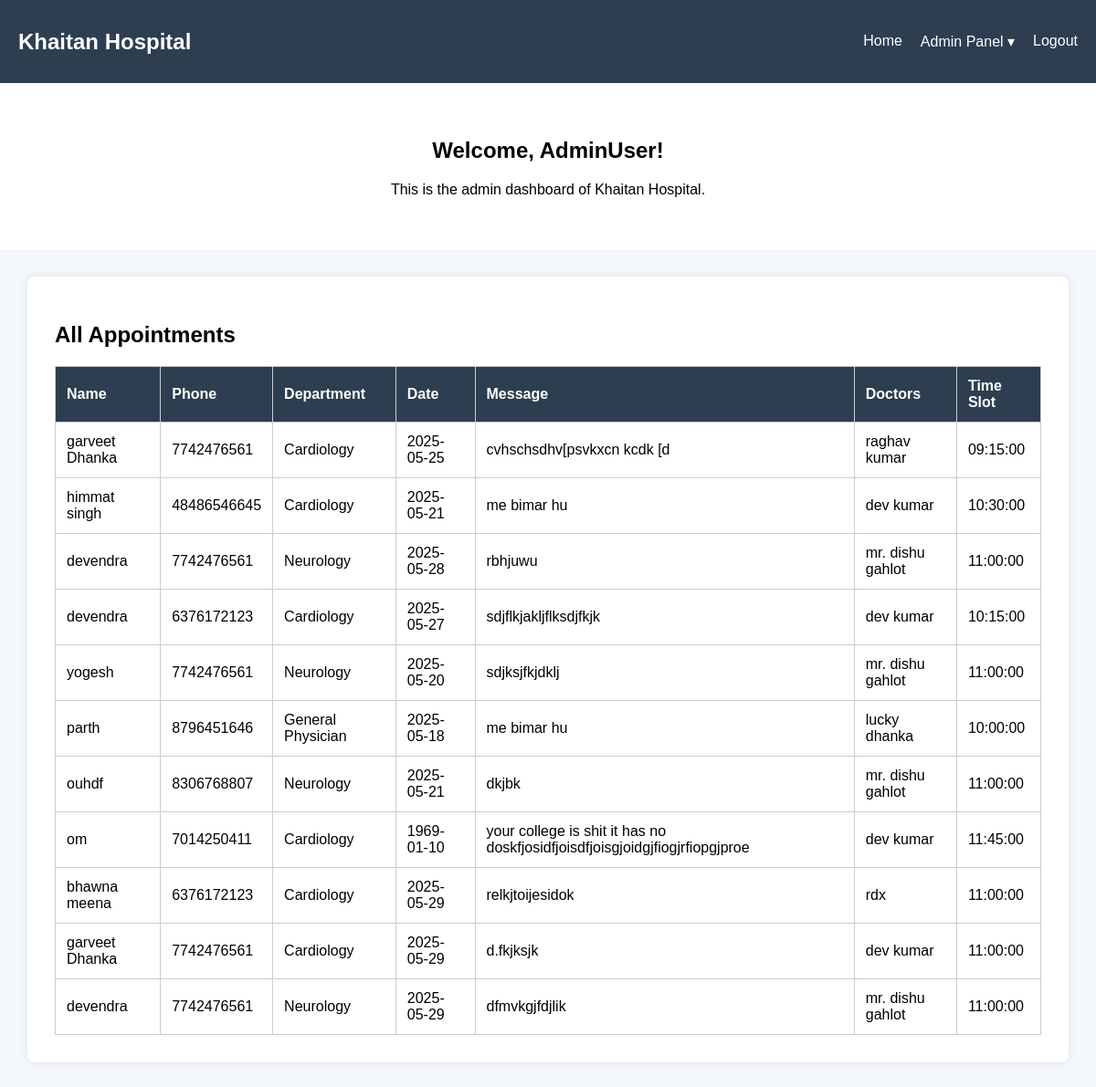
The page /adminpannel.php on the database its author committed.
### tables this page shows
CREATE TABLE `appointment` (
  `id` int(11) NOT NULL,
  `name` varchar(100) DEFAULT NULL,
  `phone` varchar(15) DEFAULT NULL,
  `department` varchar(100) DEFAULT NULL,
  `doctor` varchar(100) DEFAULT NULL,
  `slot_time` time DEFAULT NULL,
  `date` date DEFAULT NULL,
  `message` text DEFAULT NULL
);

### adminpannel.php (the view, shortened to what this page needs)
<?php
$conn = mysqli_connect("localhost", "root", "", "hospital_db");
?>
<!DOCTYPE html>
<html lang="en">
<head>
</head>
<body>
<header class="header">
  <div class="logo">Khaitan Hospital</div>
  <nav>
    <ul class="nav-list">
      <li><a href="#">Home</a></li>
      <?php if ($_SESSION['role'] === 'admin'): ?>
      <li class="dropdown">
        <a href="#">Admin Panel ▾</a>
      </li>
      <?php endif; ?>
      <li><a href="logout.php">Logout</a></li>
    </ul>
  </nav>
</header>
<section class="hero">
  <h2>Welcome, <?php echo $_SESSION['username']; ?>!</h2>
  <p>This is the admin dashboard of Khaitan Hospital.</p>
</section>
<?php
if ($_SESSION['role'] === 'admin') {
  $result = mysqli_query($conn, "SELECT * FROM appointment ORDER BY id DESC");
  echo '<section class="appointments">';
  echo '<h2>All Appointments</h2>';
  echo '<table>';
  echo '<tr><th>Name</th><th>Phone</th><th>Department</th><th>Date</th><th>Message</th><th>Doctors</th><th>Time Slot</th></tr>';
  while ($row = mysqli_fetch_assoc($result)) {
    echo '<tr>';
    echo '<td>' . $row['name'] . '</td>';
    echo '<td>' . $row['phone'] . '</td>';
    echo '<td>' . $row['department'] . '</td>';
    echo '<td>' . $row['date'] . '</td>';
    echo '<td>' . $row['message'] . '</td>';
    echo '<td>' . $row['doctor'] . '</td>';
    echo '<td>' . $row['slot_time'] . '</td>';
    echo '</tr>';
  }
  echo '</table>';
  echo '</section>';
}
?>
</body>
</html>

### adminpannel.php (style rules this page uses)
body { margin: 0; font-family: Arial, sans-serif; background: #f4f7fc; }
.header { background: #2d3e50; color: white; padding: 20px; display: flex; justify-content: space-between; align-items: center; }
.logo { font-size: 24px; font-weight: bold; }
.nav-list { list-style: none; display: flex; gap: 20px; }
.nav-list li { position: relative; }
.nav-list a { color: white; text-decoration: none; font-size: 16px; }
.hero { padding: 40px; text-align: center; background: #fff; }
.appointments { padding: 30px; background: #fff; margin: 30px; border-radius: 8px; box-shadow: 0 0 10px rgba(0,0,0,0.1); }
table { width: 100%; border-collapse: collapse; margin-top: 20px; }
th, td { padding: 12px; border: 1px solid #ccc; text-align: left; }
th { background: #2d3e50; color: white; }

### rows shown on the page
appointment: name "garveet Dhanka", phone "7742476561", department "Cardiology", date "2025-05-25", message "cvhschsdhv[psvkxcn kcdk [d", doctor "raghav kumar", slot_time "09:15:00"
appointment: name "himmat singh", phone "48486546645", department "Cardiology", date "2025-05-21", message "me bimar hu", doctor "dev kumar", slot_time "10:30:00"
appointment: name "devendra", phone "7742476561", department "Neurology", date "2025-05-28", message "rbhjuwu", doctor "mr. dishu gahlot", slot_time "11:00:00"
appointment: name "devendra", phone "6376172123", department "Cardiology", date "2025-05-27", message "sdjflkjakljflksdjfkjk", doctor "dev kumar", slot_time "10:15:00"
appointment: name "yogesh", phone "7742476561", department "Neurology", date "2025-05-20", message "sdjksjfkjdklj", doctor "mr. dishu gahlot", slot_time "11:00:00"
appointment: name "parth", phone "8796451646", department "General Physician", date "2025-05-18", message "me bimar hu", doctor "lucky dhanka", slot_time "10:00:00"
appointment: name "ouhdf", phone "8306768807", department "Neurology", date "2025-05-21", message "dkjbk", doctor "mr. dishu gahlot", slot_time "11:00:00"
appointment: name "om", phone "7014250411", department "Cardiology", date "1969-01-10", message "your college is shit it has no doskfjosidfjoisdfjoisgjoidgjfiogjrfiopgjproe", doctor "dev kumar", slot_time "11:45:00"
appointment: name "bhawna meena", phone "6376172123", department "Cardiology", date "2025-05-29", message "relkjtoijesidok", doctor "rdx", slot_time "11:00:00"
appointment: name "garveet Dhanka", phone "7742476561", department "Cardiology", date "2025-05-29", message "d.fkjksjk", doctor "dev kumar", slot_time "11:00:00"
appointment: name "devendra", phone "7742476561", department "Neurology", date "2025-05-29", message "dfmvkgjfdjlik", doctor "mr. dishu gahlot", slot_time "11:00:00"

### other values the page prints
$_SESSION['username'] "AdminUser"
